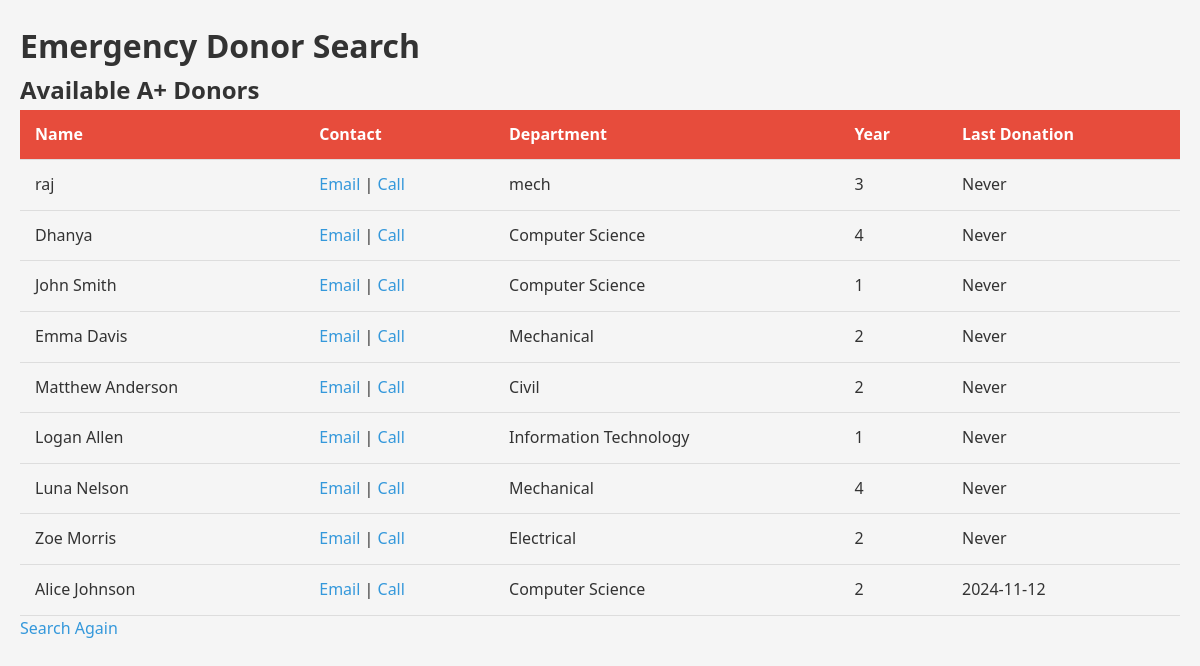
Page /emergency.php?blood_group=A+ on the committed database.
### tables this page shows
CREATE TABLE `students` (
  `id` int(11) NOT NULL,
  `student_id` varchar(20) NOT NULL,
  `full_name` varchar(100) NOT NULL,
  `email` varchar(100) NOT NULL,
  `phone` varchar(15) NOT NULL,
  `blood_group` enum('A+','A-','B+','B-','AB+','AB-','O+','O-') NOT NULL,
  `department` varchar(50) NOT NULL,
  `year_of_study` int(11) NOT NULL,
  `last_donation_date` date DEFAULT NULL,
  `is_available` tinyint(1) DEFAULT 1,
  `password` varchar(255) NOT NULL,
  `created_at` timestamp NOT NULL DEFAULT current_timestamp()
);

### emergency.php (the view, shortened to what this page needs)
<?php
include 'includes/config.php';
if(isset($_GET['blood_group'])) {
    $blood_group = $_GET['blood_group'];
    $stmt = $pdo->prepare("SELECT * FROM students
                          WHERE blood_group = ? AND is_available = 1
                          ORDER BY last_donation_date ASC");
    $stmt->execute([$blood_group]);
    $donors = $stmt->fetchAll(PDO::FETCH_ASSOC);
}
?>
<!DOCTYPE html>
<html>
<head>
    <link rel="stylesheet" href="assets/css/style.css">
</head>
<body>
    <div class="container">
        <h1>Emergency Donor Search</h1>
        <?php if(isset($donors)): ?>
            <h2>Available <?php echo $blood_group; ?> Donors</h2>
            <?php if(count($donors) > 0): ?>
                <table class="donor-table">
                    <thead>
                        <tr>
                            <th>Name</th>
                            <th>Contact</th>
                            <th>Department</th>
                            <th>Year</th>
                            <th>Last Donation</th>
                        </tr>
                    </thead>
                    <tbody>
                        <?php foreach($donors as $donor): ?>
                        <tr>
                            <td><?php echo htmlspecialchars($donor['full_name']); ?></td>
                            <td>
                                <a href="mailto:<?php echo $donor['email']; ?>">Email</a> |
                                <a href="tel:<?php echo $donor['phone']; ?>">Call</a>
                            </td>
                            <td><?php echo htmlspecialchars($donor['department']); ?></td>
                            <td><?php echo $donor['year_of_study']; ?></td>
                            <td><?php echo $donor['last_donation_date'] ?: 'Never'; ?></td>
                        </tr>
                        <?php endforeach; ?>
                    </tbody>
                </table>
            <?php else: ?>
                <p>No available donors found for this blood group.</p>
            <?php endif; ?>
            <a href="emergency.php" class="back-link">Search Again</a>
        <?php endif; ?>
    </div>
</body>
</html>

### assets/css/style.css (style rules this page uses)
:root { --primary-color: #e74c3c; --secondary-color: #3498db; --dark-color: #2c3e50; --light-color: #ecf0f1; --success-color: #2ecc71; --danger-color: #e74c3c; --warning-color: #f39c12; --info-color: #3498db; }
* { margin: 0; padding: 0; box-sizing: border-box; font-family: 'Segoe UI', Tahoma, Geneva, Verdana, sans-serif; }
body { background-color: #f5f5f5; color: #333; line-height: 1.6; }
a { text-decoration: none; color: var(--secondary-color); }
.container { max-width: 100%; margin: 0 auto; padding: 20px; }
table { width: 100%; border-collapse: collapse; }
th, td { padding: 12px 15px; text-align: left; border-bottom: 1px solid #ddd; }
th { background-color: var(--primary-color); color: white; }

### rows in the picture
students: full_name "raj", department "mech", year_of_study "3", last_donation_date "Never"
students: full_name "Dhanya", department "Computer Science", year_of_study "4", last_donation_date "Never"
students: full_name "John Smith", department "Computer Science", year_of_study "1", last_donation_date "Never"
students: full_name "Emma Davis", department "Mechanical", year_of_study "2", last_donation_date "Never"
students: full_name "Matthew Anderson", department "Civil", year_of_study "2", last_donation_date "Never"
students: full_name "Logan Allen", department "Information Technology", year_of_study "1", last_donation_date "Never"
students: full_name "Luna Nelson", department "Mechanical", year_of_study "4", last_donation_date "Never"
students: full_name "Zoe Morris", department "Electrical", year_of_study "2", last_donation_date "Never"
students: full_name "Alice Johnson", department "Computer Science", year_of_study "2", last_donation_date "2024-11-12"

### other values in the picture
$blood_group "A+"
